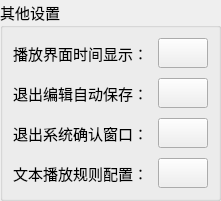
                        <widget class="QGroupBox" name="groupBox_7">
                         <property name="minimumSize">
                          <size>
                           <width>0</width>
                           <height>0</height>
                          </size>
                         </property>
                         <property name="maximumSize">
                          <size>
                           <width>16777215</width>
                           <height>16777215</height>
                          </size>
                         </property>
                         <property name="font">
                          <font>
                           <family>微软雅黑</family>
                           <pointsize>11</pointsize>
                          </font>
                         </property>
                         <property name="title">
                          <string>其他设置</string>
                         </property>
                         <layout class="QGridLayout" name="gridLayout_39">
                          <property name="leftMargin">
                           <number>10</number>
                          </property>
                          <property name="topMargin">
                           <number>10</number>
                          </property>
                          <property name="rightMargin">
                           <number>10</number>
                          </property>
                          <property name="bottomMargin">
                           <number>10</number>
                          </property>
                          <property name="spacing">
                           <number>10</number>
                          </property>
                          <item row="1" column="0">
                           <widget class="QLabel" name="label_23">
                            <property name="minimumSize">
                             <size>
                              <width>0</width>
                              <height>0</height>
                             </size>
                            </property>
                            <property name="maximumSize">
                             <size>
                              <width>16777215</width>
                              <height>16777215</height>
                             </size>
                            </property>
                            <property name="font">
                             <font>
                              <family>微软雅黑</family>
                              <pointsize>11</pointsize>
                             </font>
                            </property>
                            <property name="text">
                             <string>退出编辑自动保存：</string>
                            </property>
                           </widget>
                          </item>
                          <item row="2" column="0">
                           <widget class="QLabel" name="label_24">
                            <property name="minimumSize">
                             <size>
                              <width>0</width>
                              <height>0</height>
                             </size>
                            </property>
                            <property name="maximumSize">
                             <size>
                              <width>16777215</width>
                              <height>16777215</height>
                             </size>
                            </property>
                            <property name="font">
                             <font>
                              <family>微软雅黑</family>
                              <pointsize>11</pointsize>
                             </font>
                            </property>
                            <property name="text">
                             <string>退出系统确认窗口：</string>
                            </property>
                           </widget>
                          </item>
                          <item row="3" column="0">
                           <widget class="QLabel" name="label_26">
                            <property name="minimumSize">
                             <size>
                              <width>0</width>
                              <height>0</height>
                             </size>
                            </property>
                            <property name="maximumSize">
                             <size>
                              <width>16777215</width>
                              <height>16777215</height>
                             </size>
                            </property>
                            <property name="font">
                             <font>
                              <family>微软雅黑</family>
                              <pointsize>11</pointsize>
                             </font>
                            </property>
                            <property name="text">
                             <string>文本播放规则配置：</string>
                            </property>
                           </widget>
                          </item>
                          <item row="0" column="1">
                           <widget class="QPushButton" name="btn_localTimeShow">
                            <property name="minimumSize">
                             <size>
                              <width>50</width>
                              <height>30</height>
                             </size>
                            </property>
                            <property name="maximumSize">
                             <size>
                              <width>50</width>
                              <height>30</height>
                             </size>
                            </property>
                            <property name="font">
                             <font>
                              <family>微软雅黑</family>
                              <pointsize>11</pointsize>
                             </font>
                            </property>
                            <property name="focusPolicy">
                             <enum>Qt::TabFocus</enum>
                            </property>
                            <property name="text">
                             <string/>
                            </property>
                            <property name="icon">
                             <iconset resource="res.qrc">
                              <normaloff>:/img/switchLeft.png</normaloff>
                              <normalon>:/img/switchRight.png</normalon>:/img/switchLeft.png</iconset>
                            </property>
                            <property name="iconSize">
                             <size>
                              <width>50</width>
                              <height>50</height>
                             </size>
                            </property>
                            <property name="checkable">
                             <bool>true</bool>
                            </property>
                           </widget>
                          </item>
                          <item row="3" column="1">
                           <widget class="QPushButton" name="btn_rollRuleSetting">
                            <property name="minimumSize">
                             <size>
                              <width>50</width>
                              <height>30</height>
                             </size>
                            </property>
                            <property name="maximumSize">
                             <size>
                              <width>50</width>
                              <height>30</height>
                             </size>
                            </property>
                            <property name="font">
                             <font>
                              <family>微软雅黑</family>
                              <pointsize>11</pointsize>
                             </font>
                            </property>
                            <property name="focusPolicy">
                             <enum>Qt::TabFocus</enum>
                            </property>
                            <property name="toolTip">
                             <string>该功能不可用</string>
                            </property>
                            <property name="text">
                             <string/>
                            </property>
                            <property name="icon">
                             <iconset resource="res.qrc">
                              <normaloff>:/img/switchLeft.png</normaloff>
                              <normalon>:/img/switchRight.png</normalon>:/img/switchLeft.png</iconset>
                            </property>
                            <property name="iconSize">
                             <size>
                              <width>60</width>
                              <height>50</height>
                             </size>
                            </property>
                            <property name="checkable">
                             <bool>true</bool>
                            </property>
                           </widget>
                          </item>
                          <item row="1" column="1">
                           <widget class="QPushButton" name="btn_editExitSave">
                            <property name="minimumSize">
                             <size>
                              <width>50</width>
                              <height>30</height>
                             </size>
                            </property>
                            <property name="maximumSize">
                             <size>
                              <width>50</width>
                              <height>30</height>
                             </size>
                            </property>
                            <property name="font">
                             <font>
                              <family>微软雅黑</family>
                              <pointsize>11</pointsize>
                             </font>
                            </property>
                            <property name="focusPolicy">
                             <enum>Qt::TabFocus</enum>
                            </property>
                            <property name="text">
                             <string/>
                            </property>
                            <property name="icon">
                             <iconset resource="res.qrc">
                              <normaloff>:/img/switchLeft.png</normaloff>
                              <normalon>:/img/switchRight.png</normalon>:/img/switchLeft.png</iconset>
                            </property>
                            <property name="iconSize">
                             <size>
                              <width>60</width>
                              <height>50</height>
                             </size>
                            </property>
                            <property name="checkable">
                             <bool>true</bool>
                            </property>
                           </widget>
                          </item>
                          <item row="2" column="1">
                           <widget class="QPushButton" name="btn_closeWinTip">
                            <property name="minimumSize">
                             <size>
                              <width>50</width>
                              <height>30</height>
                             </size>
                            </property>
                            <property name="maximumSize">
                             <size>
                              <width>50</width>
                              <height>30</height>
                             </size>
                            </property>
                            <property name="font">
                             <font>
                              <family>微软雅黑</family>
                              <pointsize>11</pointsize>
                             </font>
                            </property>
                            <property name="focusPolicy">
                             <enum>Qt::TabFocus</enum>
                            </property>
                            <property name="text">
                             <string/>
                            </property>
                            <property name="icon">
                             <iconset resource="res.qrc">
                              <normaloff>:/img/switchLeft.png</normaloff>
                              <normalon>:/img/switchRight.png</normalon>:/img/switchLeft.png</iconset>
                            </property>
                            <property name="iconSize">
                             <size>
                              <width>60</width>
                              <height>50</height>
                             </size>
                            </property>
                            <property name="checkable">
                             <bool>true</bool>
                            </property>
                           </widget>
                          </item>
                          <item row="0" column="0">
                           <widget class="QLabel" name="label_12">
                            <property name="minimumSize">
                             <size>
                              <width>0</width>
                              <height>0</height>
                             </size>
                            </property>
                            <property name="maximumSize">
                             <size>
                              <width>16777215</width>
                              <height>16777215</height>
                             </size>
                            </property>
                            <property name="font">
                             <font>
                              <family>微软雅黑</family>
                              <pointsize>11</pointsize>
                             </font>
                            </property>
                            <property name="text">
                             <string>播放界面时间显示：</string>
                            </property>
                           </widget>
                          </item>
                         </layout>
                        </widget>
